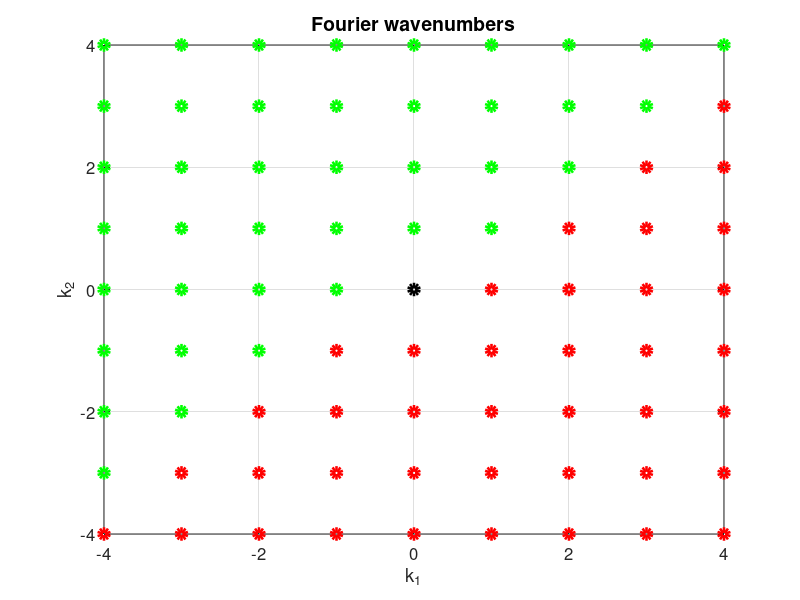
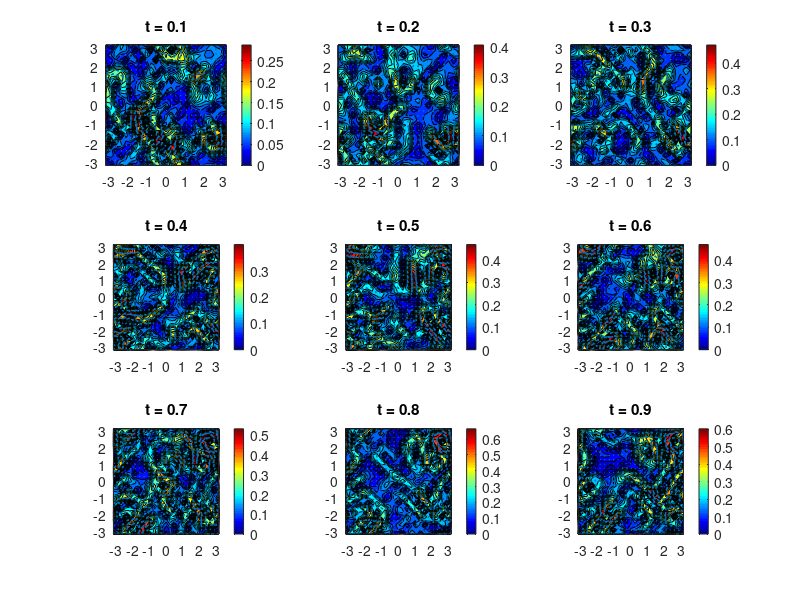
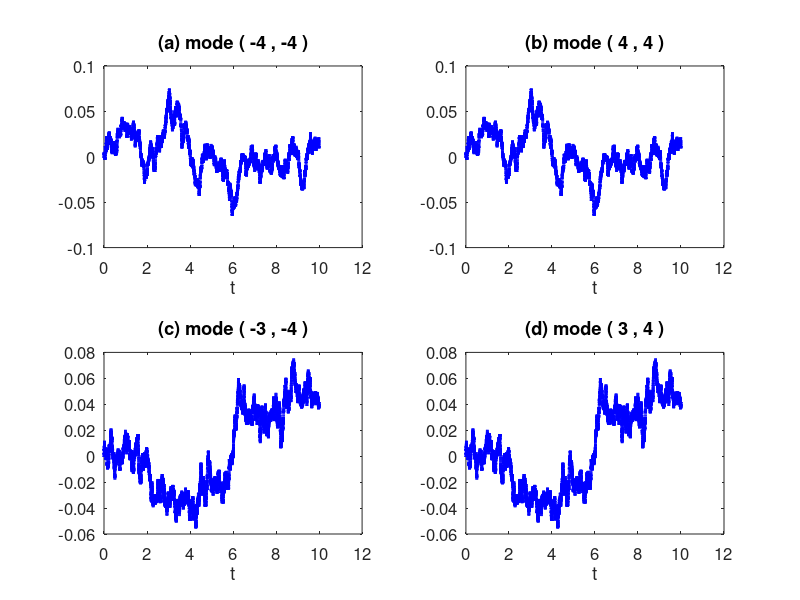

Source code (MATLAB) for these figures, in order:
% Code: Generating the true flow field for DA

% 2D incompressible flow with random amplitude based on linear stochastic
% models, mimicking the QG flow.
K_max = 4; % the range of Fourier modes is [-K_max, K_max]^2
k = zeros(2, (2 * K_max + 1) * (2 * K_max + 1)); % Total number of Fourier wavenumbers

% arranging Fourier wavenumbers
% arranging in such a way that the complex conjugates modes are next to
% each other, namely (-k1,-k2) will be next to (k1,k2). This will
% facilitate data assimilation and allows it to be a nearly block diagonal
% matrix where each block is 2 by 2.
m = 1;
for i = - K_max : K_max
    if i < 0
        for j = - K_max: i
            k(1, m) = i;
            k(2, m) = j;
            m = m + 2;
        end
    else
        for j = - K_max : i - 1
            k(1, m) = i;
            k(2, m) = j;
            m = m + 2;
        end
    end
end
k(:, 2: 2: end - 1) = - k(:, 1 : 2 : end - 2);

% showing the grids of Fourier wavenumbers
figure
hold on
plot(k(1,1:2:end-2), k(2,1:2:end-2), 'ro', 'linewidth',4);
plot(k(1,2:2:end-1), k(2,2:2:end-1), 'go', 'linewidth',4);
plot(k(1,end), k(2,end), 'ko', 'linewidth',4);
box on
grid on
set(gca, 'fontsize', 12)
title('Fourier wavenumbers', 'fontsize', 14)
xlabel('k_1')
ylabel('k_2')

% wavenumbers
kk = k(:,1:end-1); % remove the (0,0) mode by assuming no background flow.

% eigenvectors 
rk1 = [1./sqrt(k(1,:).^2 + k(2,:).^2+1) .* (-1i * k(2,:));
    1./sqrt(k(1,:).^2 + k(2,:).^2+1) .* (1i * k(1,:))];
rk1 = rk1(:,1:end-1);
rk = rk1;


% stochastic systems for each Fourier mode
% written in the vector form
% dU = (a1 U + a0 ) dt + b1 dW

rng(100) % fix the random number seed
T = 10.0001; % total time
dt = 0.0001; % time step
N = round(T/dt); % total number of time steps within the given time interval
Dim_U = length(kk(1,:)); % dimension of the system
Dim_UB = Dim_U;
u_hat = zeros(Dim_U,N); % define all the Fourier modes
d_B = 1; % damping  
sigma_B = 0.05; % noise 


% b1: noise coefficient; a1: damping and phase 
b1 = zeros(Dim_U, Dim_U);
a1 = - eye(Dim_UB) * d_B;  
L_u = a1;
for i = 1: 2: Dim_UB
    b1(i,i) = 1 / sqrt(2) * sigma_B;
    b1(i+1, i+1) = -1i / sqrt(2) * sigma_B;
    b1(i, i+1) = 1i / sqrt(2) * sigma_B;
    b1(i+1, i) = 1 / sqrt(2) * sigma_B;
end
Sigma_u = b1;

% numerical integration
rd = randn(Dim_U,N);

a0 = zeros(Dim_U, 1);
for i = 2:N
    t = i*dt; 
    u_hat(:,i) = u_hat(:,i-1) + (L_u * u_hat(:,i-1) + a0) * dt + Sigma_u * sqrt(dt) * rd(:, i);
end
 

% spatiotemporal reconstruction
Dim_Grid = 25;
[xx,yy] = meshgrid(linspace(-pi,pi,Dim_Grid), linspace(-pi,pi,Dim_Grid));
x_vec = [reshape(xx,[],1), reshape(yy,[],1)]; 
nn = round(T/dt/100)/2;
uu_all = zeros(1,nn);

% plotting the spatial flow field
figure
for i = 1:9
    subplot(3,3,i)
    u = exp(1i * x_vec * kk) * (u_hat(:,1000*i) .* transpose(rk(1,:)));
    v = exp(1i * x_vec * kk) * (u_hat(:,1000*i) .* transpose(rk(2,:)));
    u = reshape(u, Dim_Grid, Dim_Grid);
    v = reshape(v, Dim_Grid, Dim_Grid);
    hold on
    contourf(xx,yy, sqrt(u.^2+v.^2),20);
    colormap jet
    shading interp
    quiver(xx, yy, u, v, 'linewidth',1)
    xlim([-pi, pi ])
    ylim([-pi, pi ])
    box on    
    title(['t = ', num2str(dt*1000*i)])
    colorbar
    axis square
end

% plotting the time series of different Fourier modes
figure
for i = 1:4
    subplot(2,2,i)
    if i == 1
        plot(dt:dt:N*dt, u_hat(1,:), 'b', 'linewidth',2)
        title(['(a) mode ( ', num2str(kk(1,1)),' , ', num2str(kk(2,1)), ' )'],'fontsize',14)
    elseif i == 2
        plot(dt:dt:N*dt, u_hat(2,:), 'b', 'linewidth',2)
        title(['(b) mode ( ', num2str(kk(1,2)),' , ', num2str(kk(2,2)), ' )'],'fontsize',14)
    elseif i == 3
        plot(dt:dt:N*dt, u_hat(3,:), 'b', 'linewidth',2)
        title(['(c) mode ( ', num2str(kk(1,3)),' , ', num2str(kk(2,3)), ' )'],'fontsize',14)
    elseif i == 4
        plot(dt:dt:N*dt, u_hat(4,:), 'b', 'linewidth',2)
        title(['(d) mode ( ', num2str(kk(1,4)),' , ', num2str(kk(2,4)), ' )'],'fontsize',14)
    end
    set(gca,'fontsize',12)
    box on
    xlabel('t')
end